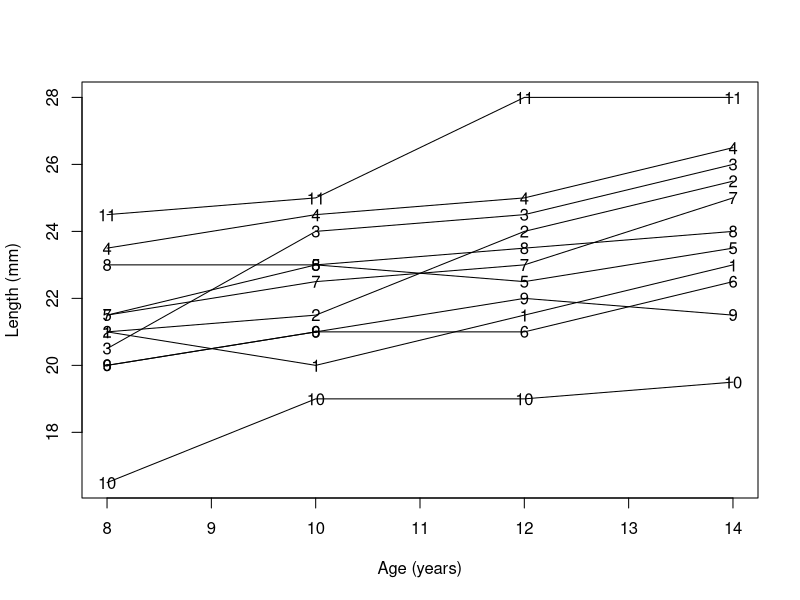
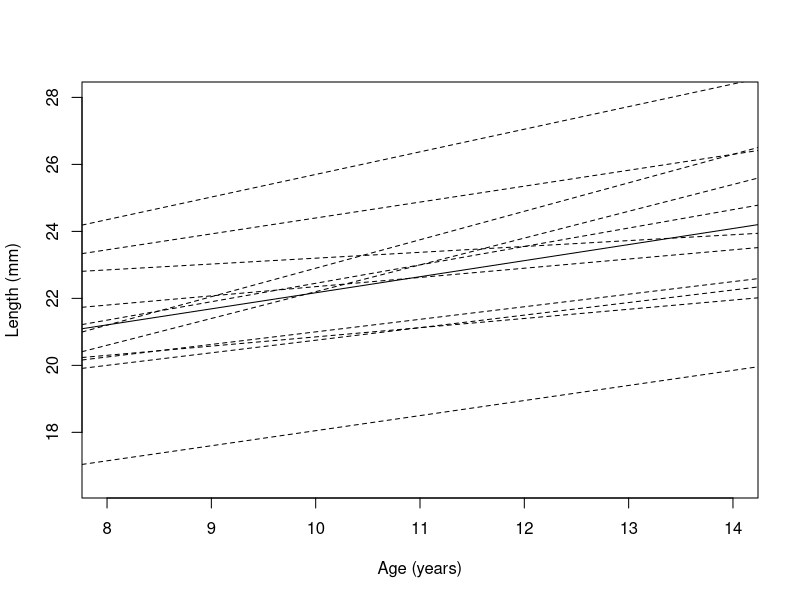
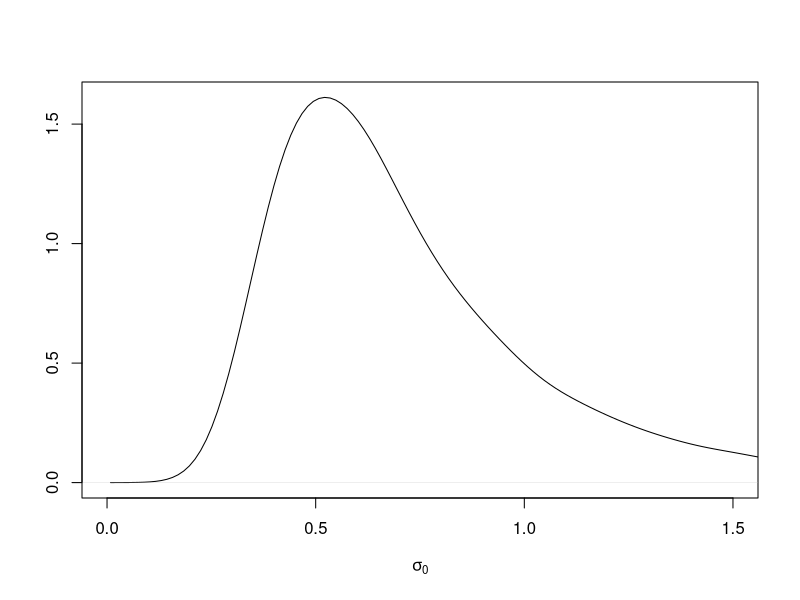
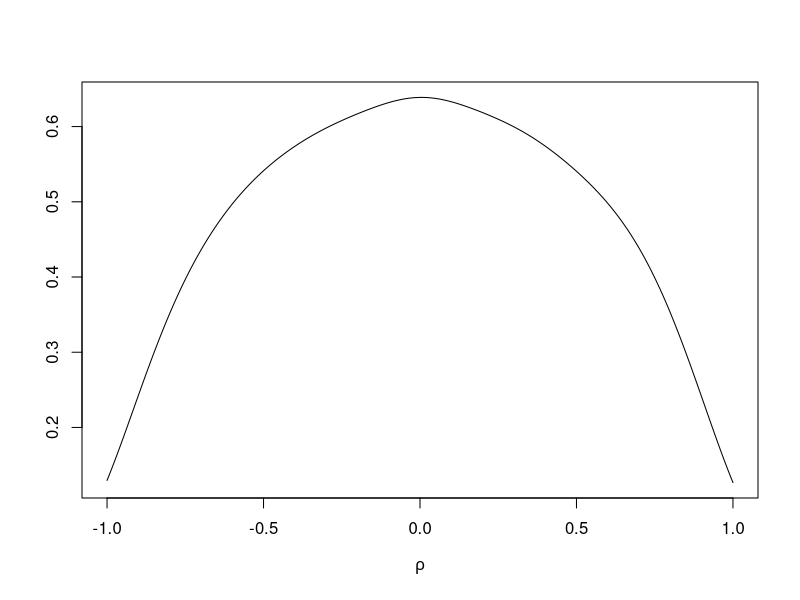
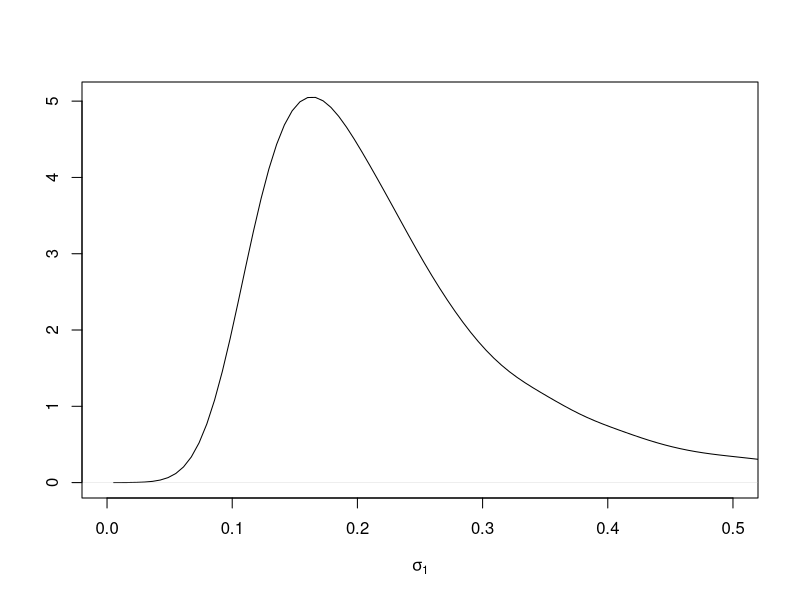
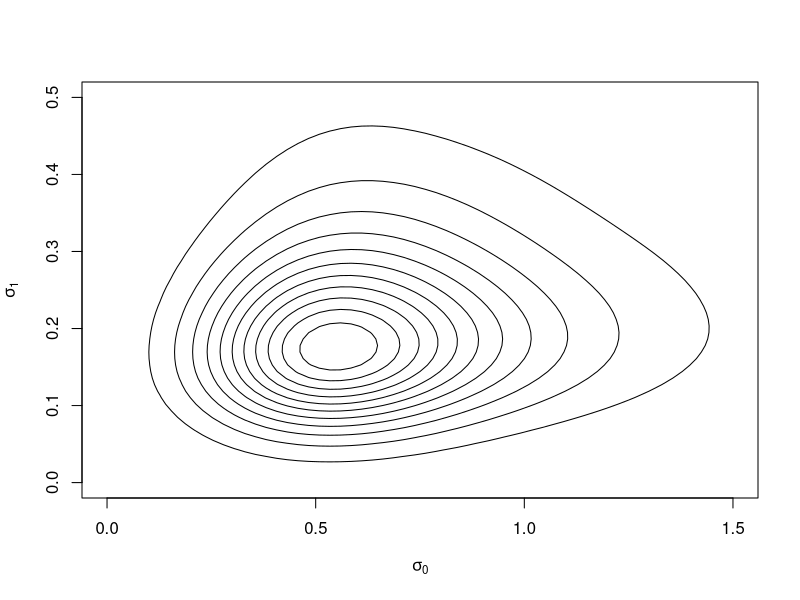

Reproduce these figures in R, in order. (Note: this script raises an error after producing the figures.)
#
# R CODE FOR REPRODUCING THE FIGURES AND ANALYSES IN JW'S 
#       "BAYESIAN AND FREQUENTIST REGRESSION ANALYSIS" CHAPTER 8
# CODE WRITTEN BY JON WAKEFIELD, UNLESS OTHERWISE STATED
#
#++++++++++++++++++++++++++++++++++++++++++++++++++++++++++++++++++++
#
# Dental data motivating plots and summaries
#
library(nlme)
data(Orthodont)
dist <- Orthodont$distance[Orthodont$Sex=="Female"]
gdistance <- matrix(Orthodont$distance[Orthodont$Sex=="Female"],
       nrow=11,ncol=4,byrow=T)
age <- Orthodont$age[Orthodont$Sex=="Female"]
gage <- matrix(Orthodont$age[Orthodont$Sex=="Female"],nrow=11,ncol=4,byrow=T)
gSubject <- Orthodont$Subject[Orthodont$Sex=="Female"]
#
# Fig 8.1(a)
#
pdf("linear2dent1a.pdf",height=4.5,width=4.5)
par(mfrow=c(1,1))
plot(gage[1,],gdistance[1,],ylim=c(min(gdistance),max(gdistance)),
     type="n",ylab="Length (mm)",xlab="Age (years)")
modmarg <- lm(dist~age)
for (i in 1:11){
        text(gage[i,],gdistance[i,],labels=i)
        lines(gage[i,],gdistance[i,])
        modcond <- lm(gdistance[i,]~gage[i,])
}
dev.off()
#
# Fig 8.1(b)
#
pdf("linear2dent1b.pdf",height=4.5,width=4.5)
par(mfrow=c(1,1))
plot(gage[1,],gdistance[1,],ylim=c(min(gdistance),max(gdistance)),
     type="n",ylab="Length (mm)",xlab="Age (years)")
modmarg <- lm(dist~age)
abline(modmarg$coef[1],modmarg$coef[2],lty=1)
for (i in 1:11){
        modcond <- lm(gdistance[i,]~gage[i,])
        abline(modcond$coef[1],modcond$coef[2],lty=2)
}
dev.off()
#
# Residual variances and correlations in (8.3)
#
residmarg <- matrix(0,nrow=11,ncol=4)
for (i in 1:11){
	residmarg[i,] <- gdistance[i,]-modmarg$fit[1:4]
}
for (i in 1:4){
    cat("SD ",i,sqrt(var(residmarg[,i])),"\n")
    for (j in 1:4){
    	if (j>i) cat("Correlation ",i,j,cov(residmarg[,i],residmarg[,j])/(sqrt(var(residmarg[,i]))*sqrt(var(residmarg[,j]))),"\n") 
    }
}
#
# Section 8.5 dental data analyses
#
# Combined fit -seperate intercepts and slopes, correlated random 
# intercepts and slopes
#
data(Orthodont)
remlMF <- lme( distance ~ I(age-11)+Sex+I(age-11):Sex, data = Orthodont,
                 random=~I(age-11) )
summary(remlMF) # p-value to test whether gender slopes needed from here
#
# Fit full and reduced models under MLE to obtain LR test statistic as
# 2*(216.4176-213.903)
#
mlMF <- lme( distance ~ I(age-11)+Sex+I(age-11):Sex, data = Orthodont,
                 method="ML",random=~I(age-11) )
#
mlMFnull <- lme( distance ~ I(age-11)+Sex, data = Orthodont,
                 method="ML",random=~I(age-11) )
2*(mlMF$logLik-mlMFnull$logLik)
# Easy way to do it:
anova(mlMF,mlMFnull)
#
# Implied marginal standard deviations and correlations 
#
Dreml <- matrix(c(1.84^2,0.21*1.84*0.18,0.21*1.84*0.18,0.18^2),nrow=2)
vart <- c(Dreml[1,1]+4*Dreml[2,2]-4*Dreml[1,2] + remlMF$sigma^2,
          Dreml[1,1]+Dreml[2,2]-2*Dreml[1,2] + remlMF$sigma^2,
          Dreml[1,1]+Dreml[2,2]+2*Dreml[1,2] + remlMF$sigma^2,
          Dreml[1,1]+4*Dreml[2,2]+4*Dreml[1,2] + remlMF$sigma^2)
vart1 <- rep(1.82^2+1.39^2,4)
time <- c(-2,-1,1,2)
corr <- c(
(Dreml[1,1]+(time[1]+time[2])*Dreml[1,2]+time[1]*time[2]*Dreml[2,2])/
  sqrt(vart[1]*vart[2]), # (1,2)
(Dreml[1,1]+(time[1]+time[3])*Dreml[1,2]+time[1]*time[3]*Dreml[2,2])/
  sqrt(vart[1]*vart[3]), # (1,3)
(Dreml[1,1]+(time[1]+time[4])*Dreml[1,2]+time[1]*time[4]*Dreml[2,2])/
  sqrt(vart[1]*vart[4]), # (1,4)
(Dreml[1,1]+(time[2]+time[3])*Dreml[1,2]+time[2]*time[3]*Dreml[2,2])/
  sqrt(vart[2]*vart[3]), # (2,3)
(Dreml[1,1]+(time[2]+time[4])*Dreml[1,2]+time[2]*time[4]*Dreml[2,2])/
  sqrt(vart[2]*vart[4]), # (2,4)
(Dreml[1,1]+(time[3]+time[4])*Dreml[1,2]+time[3]*time[4]*Dreml[2,2])/
  sqrt(vart[3]*vart[4])) # (3,4)
#
# Empirical SDs and correlations for girls are above, now for boys
#
distM <- Orthodont$distance[Orthodont$Sex=="Male"]
bdistance <- matrix(Orthodont$distance[Orthodont$Sex=="Male"],
       nrow=16,ncol=4,byrow=T)
ageM <- Orthodont$age[Orthodont$Sex=="Male"]
bage <- matrix(Orthodont$age[Orthodont$Sex=="Male"],nrow=16,ncol=4,byrow=T)
bSubject <- Orthodont$Subject[Orthodont$Sex=="Male"]
bmodmarg <- lm(distM~ageM)
#
bresidmarg <- matrix(0,nrow=16,ncol=4)
for (i in 1:16){
	bresidmarg[i,] <- bdistance[i,]-bmodmarg$fit[1:4]
}
for (i in 1:4){
    cat("SD ",i,sqrt(var(bresidmarg[,i])),"\n")
    for (j in 1:4){
    	if (j>i) cat("Correlation ",i,j,cov(bresidmarg[,i],
   bresidmarg[,j])/(sqrt(var(bresidmarg[,i]))*sqrt(var(bresidmarg[,j]))),"\n") 
    }
}
#
#+++++++++++++++++++++++++++++++++++++++++++++++++++++++++++++++++
# 
# Wishart simulation in Section 8.6
#
# Function to simulate from a Wishart density
#
rwishart <- function(df, p = nrow(SqrtSigma), SqrtSigma = diag(p)) {
  if((Ident <- missing(SqrtSigma)) && missing(p))
    stop("either p or SqrtSigma must be specified")
  Z <- matrix(0, p, p)
  diag(Z) <- sqrt(rchisq(p, df:(df-p+1)))
  if(p > 1) {
    pseq <- 1:(p-1)
    Z[rep(p*pseq, pseq) + unlist(lapply(pseq, seq))] <- rnorm(p*(p-1)/2)
  }
  if(Ident)
    crossprod(Z)
  else
    crossprod(Z %*% SqrtSigma)
}
d <- 4
R <- matrix(c(1.0/d,0,0,0.1/d),nrow=2,ncol=2,byrow=T)
nsim <- 50000
SqrtSigma <- chol(solve(d*R))
rv11 <- rv12 <- rv22 <- irv11 <- irv12 <- irv22 <- rep(0,nsim)
for (i in 1:nsim){
        X <- rwishart(d,2,SqrtSigma)
        rv11[i] <- X[1,1]
        rv12[i] <- X[1,2]
        rv22[i] <- X[2,2]
        temp <- solve(X)
        irv11[i] <- temp[1,1]
        irv12[i] <- temp[1,2]
        irv22[i] <- temp[2,2]
}
library(MASS)
sd1 <- sqrt(irv11)
sd2 <- sqrt(irv22)
rho <- irv12/(sd1*sd2)
sd0min <- 0; sd1min <- 0
sd0max <- 1.5; sd1max <- .5; rhomin <- -1; rhomax <- 1
#
# Fig 8.2(a)
#
pdf("wishrand1.pdf",height=4.5,width=4.5)
par(mfrow=c(1,1))
plot(density(sd1,adjust=2,n=2048),xlim=c(sd0min,sd0max),
     xlab=expression(sigma[0]),ylab="",main="")
dev.off()
#
# Fig 8.2(b)
#
pdf("wishrand2.pdf",height=4.5,width=4.5)
par(mfrow=c(1,1))
plot(density(rho,adjust=2.5,from=-1,to=1,kernel="gaussian"),
     xlim=c(rhomin,rhomax),xlab=expression(rho),ylab="",main="")
dev.off()
#
# Fig 8.2(c)
#
pdf("wishrand3.pdf",height=4.5,width=4.5)
par(mfrow=c(1,1))
plot(density(sd2,adjust=2,n=2048),main="",xlim=c(sd1min,sd1max),
     xlab=expression(sigma[1]),ylab="")
dev.off()
#
# Fig 8.2(d)
#
pdf("wishrand4.pdf",height=4.5,width=4.5)
par(mfrow=c(1,1))
nval <- 60
f2 <- kde2d(sd1,sd2,h=c(.6,.2),n=nval,lims=c(sd0min,sd0max,sd1min,sd1max))
contour(f2$x,f2$y,f2$z,drawlabels=F,xlab=expression(sigma[0]),
        ylab=expression(sigma[1]))
dev.off()
#
# For dental example with girls data using Bayes in Section 8.6, see
# WinBUGS file DentalWinBUGSGirls.txt
#
# GEE for dental data in Section 8.7, in particular the entries in Table 8.2
#
lmind <- lm(distance~I(age-11)*Sex,data=Orthodont) # Gives model-based ses
                                                   # for independence
modgeeind <- geese(distance~I(age-11)*Sex,id=Subject,data=Orthodont,
          corstr="independence")
summary(modgeeind)
modgee <- geese(distance~I(age-11)*Sex,id=Subject,data=Orthodont,
          corstr="exchangeable")
summary(modgee)
#
# Model-based standard errors:
#
sqrt(modgee$vbeta.naiv[1,1])
sqrt(modgee$vbeta.naiv[2,2])
sqrt(modgee$vbeta.naiv[3,3])
sqrt(modgee$vbeta.naiv[4,4])
#
# Reduced dental dataset example in Section 8.7
#
library(geepack)
zred <- read.table("dental-reduced.txt")
trelldat <- groupedData(Length ~ Age | subred, data=zred)
#
# Fig 8.3
#
pdf("dental_red1.pdf",height=6.5,width=6.5)
plot(trelldat,xlab="Age (years)",ylab="Length (mm)")
dev.off()
#
# GEE
#
# First exchangeable:
#
modgeered <- geese(Length~I(Age-11)*sexred,id=subred,data=zred,
             corstr="exchangeable")
summary(modgeered)
#
# Model is parameterized differently to Table 8.3 so we need to convert
# the estimates and se's
#
cat("Exchangeable Model Results for Reduced Data\n")
cat("beta0 est and se:",modgeered$beta[1]+modgeered$beta[3],
  sqrt(modgeered$vbeta[1,1]+modgeered$vbeta[3,3]+2*modgeered$vbeta[1,3]),"\n")
cat("beta1 est and se:",modgeered$beta[2]+modgeered$beta[4],
  sqrt(modgeered$vbeta[2,2]+modgeered$vbeta[4,4]+2*modgeered$vbeta[2,4]),"\n")
cat("beta2 est and se:",-modgeered$beta[3],sqrt(modgeered$vbeta[3,3]),"\n")
cat("beta3 est and se:",-modgeered$beta[4],sqrt(modgeered$vbeta[4,4]),"\n")
#
# Now independence:
#
modgeered2 <- geese(Length~I(Age-11)*sexred,id=subred,data=zred,
             corstr="independence")
summary(modgeered2)
cat("Independence Model Results for Reduced Data\n")
cat("beta0 est and se:",modgeered2$beta[1]+modgeered2$beta[3],
 sqrt(modgeered2$vbeta[1,1]+modgeered2$vbeta[3,3]+2*modgeered2$vbeta[1,3]),"\n")
cat("beta1 est and se:",modgeered2$beta[2]+modgeered2$beta[4],
 sqrt(modgeered2$vbeta[2,2]+modgeered2$vbeta[4,4]+2*modgeered2$vbeta[2,4]),"\n")
cat("beta2 est and se:",-modgeered2$beta[3],sqrt(modgeered2$vbeta[3,3]),"\n")
cat("beta3 est and se:",-modgeered2$beta[4],sqrt(modgeered2$vbeta[4,4]),"\n")
#
# LMEM: some problems here with convergence, but answers look about right.
#
lmeControl(maxIter=500,msMaxIter=500)
remlMFred1 <- lme(Length ~ I(Age-11)+sexred+I(Age-11):sexred,data = trelldat,
                 random=~1 )
remlMFred <- lme(Length ~ I(Age-11)+sexred+I(Age-11):sexred,data = trelldat,
        random=~I(Age-11),control=list(returnObject=T,tolerance=1e-6,
        niterEM=100,tmaxIter=500,msMaxIter=500,msVerbose=T) )
update(remlMFred1,random=~I(Age-11))
cat("LMEM  Results for Reduced Data\n")
cat("beta0 est and se:",remlMFred$coef$fixed[1]+remlMFred$coef$fixed[3],
 sqrt(remlMFred$varFix[1,1]+remlMFred$varFix[3,3]+2*remlMFred$varFix[1,3]),"\n")
cat("beta1 est and se:",remlMFred$coef$fixed[2]+remlMFred$coef$fixed[4],
 sqrt(remlMFred$varFix[2,2]+remlMFred$varFix[4,4]+2*remlMFred$varFix[2,4]),"\n")
cat("beta2 est and se:",-remlMFred$coef$fixed[3],
     sqrt(remlMFred$varFix[3,3]),"\n")
cat("beta3 est and se:",-remlMFred$coef$fixed[4],
     sqrt(remlMFred$varFix[4,4]),"\n")
#
# Bayes analysis -- see WinBUGS file
#
# Section 8.8 variogram figure
#
times <- seq(0,10,l=10)
Variogram <- seq(0,5,l=10)
#
# Fig 8.4
#
pdf("variogram-example.pdf")
plot(Variogram~times,type="n",axes=F,xlab="Time")
axis(1)
axis(2)
sigmaeps2 <- 1
sigmadel2 <- 4
text(x=9.5,y=sigmaeps2-.2,expression(sigma[epsilon]^2),cex=1.3)
text(x=9.5,y=sigmaeps2+sigmadel2-.2,
     expression(sigma[epsilon]^2+sigma[delta]^2),cex=1.3)
corr <- .3
tseq2 <- seq(0,10,.1)
lines(tseq2,rep(5,length(tseq2)),lty=2)
lines(tseq2,rep(1,length(tseq2)),lty=2)
ymod <- sigmaeps2 + sigmadel2*(1-corr**tseq2)
lines(ymod~tseq2)
dev.off()
#
#++++++++++++++++++++++++++++++++++++++++++++++++++++++++++++++++++++++++
# FEV example at the end of Section 8.8
#
#-------------------------------------------------------------------
# Function to evaluate empirical variogram, written by Patrick Heagerty
#
lda.variogram <- function( id, y, x ){
#
# INPUT:  id = (nobs x 1) id vector
#          y = (nobs x 1) response (residual) vector
#          x = (nobs x 1) covariate (time) vector
#
# RETURN:  delta.y = vec( 0.5*(y_ij - y_ik)^2 )
#          delta.x = vec( abs( x_ij - x_ik ) )
#
uid <- unique( id )
m <- length( uid ) 
delta.y <- NULL
delta.x <- NULL
did <- NULL 
for( i in 1:m ){
  yi <- y[ id==uid[i] ]
  xi <- x[ id==uid[i] ]
  n <- length(yi)
  expand.j <- rep( c(1:n), n )
  expand.k <- rep( c(1:n), rep(n,n) )
  keep <- expand.j > expand.k
  if( sum(keep)>0 ){
        expand.j <- expand.j[keep]
        expand.k <- expand.k[keep]
        delta.yi <- 0.5*( yi[expand.j] - yi[expand.k] )^2
        delta.xi <- abs( xi[expand.j] - xi[expand.k] )
        didi <- rep( uid[i], length(delta.yi) )
        delta.y <- c( delta.y, delta.yi )
        delta.x <- c( delta.x, delta.xi )
        did <- c( did, didi )
  }
}
out <- list( id = did, delta.y = delta.y, delta.x = delta.x )
out
}
#
#------------------------------------------------------------------------
# Plotting function
#
myfollowup <- function(id, time, outcome, by = NULL){
    plot(time, outcome, xlab = "Time (years)", ylab = "FEV1",type="n",
         ylim=c(1,5.5))
    id1 <- id
    time1 <- time
    by1 <- by
    outcome1 <- outcome
          id <- id[order(id1, time1, by1)]
            id.factor <- factor(id)
            time <- time[order(id1, time1, by1)]
            outcome <- outcome[order(id1, time1, by1)]
            by <- by[order(id1, time1, by1)]
            by.factor <- factor(by)
            for (i in 1:length(levels(by.factor))) {
                for (j in 1:length(levels(id.factor))) {
                  lines(time[id.factor == levels(id.factor)[j] & 
                    by.factor == levels(by.factor)[i]], outcome[id.factor == 
                    levels(id.factor)[j] & by.factor == levels(by.factor)[i]], 
                    lty = i)
                }
            }
}
fev <- read.table("fev.txt",col.names=c("id","smoker","time","fev1"))
library(xtable)
#
# Tabs 8.4 and 8.5 were constructed by combining the following two:
#
xtable(tapply(fev$fev1,list(fev$time,fev$smoker),FUN=mean))
xtable(tapply(fev$fev1,list(fev$time,fev$smoker),FUN=length),
       caption="Sample sizes by time and smoking status")
#
attach(fev)
tabsum <- matrix(tapply(fev$fev1,list(fev$time,fev$smoker),FUN=mean),
          nrow=7,ncol=2)
#
# Fig 8.5
#
pdf("fev1_fig1.pdf",height=6.5,width=6.5)
plot(c(0,3,6,9,12,15,19),tabsum[,1],ylim=range(tabsum),type="n",
     xlab="Time (years)",ylab="Average FEV1")
lines(c(0,3,6,9,12,15,19),tabsum[,1],lty=1)
lines(c(0,3,6,9,12,15,19),tabsum[,2],lty=2)
legend("topright",legend=c("Former smokers","Current smokers"),
       lty=c(1,2),bty="n",cex=1.5)
dev.off()
#
# Fig 8.6
#
pdf("fev1_fig3.pdf",height=6.5,width=6.5)
myfollowup(id=fev$id,time=fev$time,outcome=fev$fev1,by=fev$smoker)
legend("topright",legend=c("Former smokers","Current smokers"),bty="n",lty=1:2)
dev.off()
#
# Model fits appearing in Tab 8.5
#
# Next two models do not allow for dependence of responses on the same
# individual -- included for comparison only
#
lmmod <- lm(fev1~time+smoker,data=fev)
lmmod2 <- lm(fev1~time+smoker+smoker:time,data=fev) # Last line in Tab 8.5
#
# Now mixed models
#
library(nlme)
trelldat <- groupedData(fev1~time|id,data=fev)
plot(trelldat) # Not very informative as lots of subjects
#
lmemod <- lme(fev1~time,data=fev,random=~1|id) # 1st line in Tab 8.5
lmemod1 <- lme(fev1~time+smoker,data=fev,random=~1|id) # 2nd line in Tab 8.5
lmemod2 <- lme(fev1~time+smoker+smoker:time,data=fev,random=~1|id) # 3rd line
#
# Fit with MLE to allow LR tests
#
lmemodmle <- lme(fev1~time,data=fev,random=~1|id,method="ML")
lmemod1mle <- lme(fev1~time+smoker,data=fev,random=~1|id,method="ML")
lmemod2mle <- lme(fev1~time+smoker+smoker:time,data=fev,random=~1|id,
              method="ML")
anova(lmemodmle,lmemod1mle)
anova(lmemod1mle,lmemod2mle)
#
# Now GEE model: results in Tab 8.6
#
library(geepack)
geemod <- geese(fev1 ~ time + smoker, id=id, data=fev,
                  corstr="exch")
#
# To get Bayes results use WinBUGS file
#
fevsmoke0 <- fev[fev$smoker==0,]
fevsmoke1 <- fev[fev$smoker==1,]
#
# Fit models separately to current and former smokers to examine random
# effects assumption of common variance
#
lmemodsmoker0 <- lme(fev1~time,data=fevsmoke0,random=~1|id)
lmemodsmoker1 <- lme(fev1~time,data=fevsmoke1,random=~1|id)
#
# Allow for random slopes as well as random intercepts and then compare
# using a LR test
lmemodtime <- lme(fev1~time+smoker,data=fev,random=~1+time|id)
anova(lmemod1,lmemodtime)
#
#+++++++++++++++++++++++++++++++++++++++++++++++++++++++++++++++++++++++++
# Assessment of assumptions
#
resid1 <- resid(lmemod1,level=1)
#
# Fig 8.7(a)
#
pdf("assess1a.pdf",height=4.5,width=4.5)
par(mfrow=c(1,1))
qqnorm(resid1,main="")
dev.off()
#
# Fig 8.7(b)
#
pdf("assess1b.pdf",height=4.5,width=4.5)
par(mfrow=c(1,1))
plot(fev$time,resid1,xlab="Time (years)",ylab="Residuals")
lines(lowess(fev$time,resid1))
dev.off()
#
# Fig 8.7(c)
#
pdf("assess1c.pdf",height=4.5,width=4.5)
par(mfrow=c(1,1))
boxplot(resid1~fev$smoker,xlab="Smoking status",ylab="Residuals")
dev.off()
#
# Fig 8.7(d)
#
pdf("assess1d.pdf",height=4.5,width=4.5)
par(mfrow=c(1,1))
plot(fitted(lmemod1,level=1),abs(resid1),xlab="Fitted values",
     ylab="| residuals |")
lines(lowess(fitted(lmemod1,level=1),abs(resid1)))
dev.off()
uid <- unique( id )
m <- length( uid ); smokerID <- NULL
for( i in 1:m ){
  smokeri <- smoker[ id==uid[i] ]
  smokerID[i] <- smokeri[1]
}
#
# Asses second stage assumptions.
#
lmfits <- lmList(fev1~time|id,fev)
#
# Fig 8.8(a)
#
pdf("assess2a.pdf",height=4.5,width=4.5)
par(mfrow=c(1,1))
qqnorm(coef(lmfits)[,1],main="")
dev.off()
#
# Fig 8.8(b)
#
pdf("assess2b.pdf",height=4.5,width=4.5)
qqnorm(coef(lmfits)[,2],main="")
dev.off()
#
# Fig 8.8(c)
#
pdf("assess2c.pdf",height=4.5,width=4.5)
plot(coef(lmfits)[,1],coef(lmfits)[,2],xlab="LS intercepts",ylab="LS slopes")
dev.off()
#
# Fig 8.9(a)
#
pdf("assess4a.pdf",height=4.5,width=4.5)
variiout <- lda.variogram( id, resid1, fev$time )
plot(variiout$delta.x,variiout$delta.y,xlab="Time (years)",ylab="Variogram")
lines(lowess(variiout$delta.x,variiout$delta.y))
dev.off()
#
# Fig 8.9(a)
#
pdf("assess4b.pdf",height=4.5,width=4.5)
plot(variiout$delta.x,variiout$delta.y,xlab="Time (years)",ylab="Variogram",
     ylim=c(0,0.08))
lines(lowess(variiout$delta.x,variiout$delta.y))
dev.off()
#
# Assess the need for AR error terms
#
lmemodAR <- lme(fev1~time+smoker,data=fev,random=~1|id,correlation=corAR1())
anova(lmemod1,lmemodAR)
#
#+++++++++++++++++++++++++++++++++++++++++++++++++++++++++++++++++++++++
# Demonstrate cohort and longitundinal effects in Section 8.9
#
age1 <- c(40,45,50,55,60,65,70); birth1 <- 1930
age2 <- c(40,45,50,55,60); birth2 <- 1940
age3 <- c(40,45,50); birth3 <- 1950
betaC <- .15; betaL <- -0.5; beta0 <- 40
beta1 <- birth1*betaC
beta2 <- birth2*betaC
beta3 <- birth3*betaC
#
# Fig 8.10
#
pdf("crosslong1.pdf",height=4.5,width=4.5)
par(mfrow=c(1,1))
# Now plot versus calendar time
calendar1 <- age1  + (2000-70)
calendar2 <- age2  + (2000-60)
calendar3 <- age3  + (2000-50)
y1 <- beta0 + birth1*betaC + age1*betaL + rnorm(length(age1),0,0.06)
y2 <- beta0 + birth2*betaC + age2*betaL + rnorm(length(age2),0,0.06)
y3 <- beta0 + birth3*betaC + age3*betaL + rnorm(length(age3),0,0.06)
plot(calendar1,y1,ylim=c(min(beta0 + birth1*betaC + age1*betaL)-.2,
max(beta0 + birth3*betaC + age3*betaL)+.2),xlab="Calendar Year",
    ylab="FEV1",type="n")
points(calendar1,y1,pch=4)
modcal1 <- lm(y1~calendar1)
abline(modcal1$coeff,lty=1)
points(calendar2,y2,pch=4)
modcal2 <- lm(y2~calendar2)
abline(modcal2$coeff,lty=2)
points(calendar3,y3,pch=4)
modcal3 <- lm(y3~calendar3)
abline(modcal3$coeff,lty=3)
legend("bottomleft",legend=c("Cohort 1","Cohort 2","Cohort 3"),
       bty="n",lty=1:3)
dev.off()
#
# Fig 8.11
#
pdf("crosslongbook2.pdf",height=4.5,width=4.5)
plot(age1,beta0 + birth1*betaC + age1*betaL,type="n",xlab="Age (years)",
     ylab="FEV1",ylim=c(min(beta0 + birth1*betaC + age1*betaL)-.2,
     max(beta0 + birth3*betaC + age3*betaL)+.2))
lines(age1,beta0 + birth1*betaC + age1*betaL,lty=1)
points(age1,y1,pch=4)
lines(age2,beta0 + birth2*betaC + age2*betaL,lty=2)
points(age2,y2,pch=4)
lines(age3,beta0 + birth3*betaC + age3*betaL,lty=3)
points(age3,y3,pch=4)
ycross <- c(y1[length(age1)],y2[length(age2)],y3[length(age3)])
xcross <- c(age1[length(age1)],age2[length(age2)],age3[length(age3)])
points(xcross,ycross,pch=4)
modcross <- lm(ycross~xcross)
abline(modcross$coeff,lty=5,lwd=1.3)
legend("bottomleft",legend=c("Cohort 1","Cohort 2","Cohort 3"),bty="n",lty=1:3)
dev.off()
